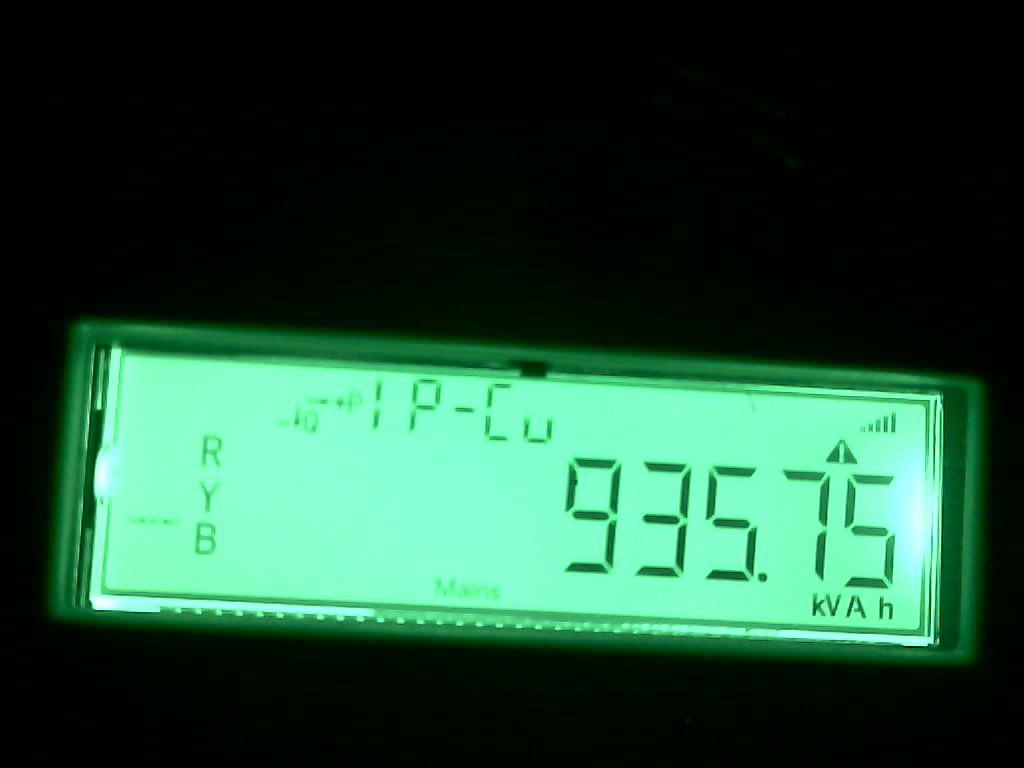
#> input picture worker/refs/EP-Cu/2026-06-15_170426_a44e20.jpg, 1024 x 768 px, given in place of 2026-06-13_150004_4a0a41.jpg, which was not available
$ python lab.py
#> lines starting #> are read from the running program, lines starting #| are printed output that depends on the picture; after the words box and inside, x2 and y2 are one past the last pixel; in counts of white or black regions, pixels touching at a corner belong together; pictures that were not available may be replaced by others from this repository, and a replacement may not be noted
#> in run, bgr is the input picture: shape (768, 1024, 3); mean B, G, R 55.4, 77.7, 34.5
#!/usr/bin/env python3
"""
OCR calibration lab v2 — canonical-LCD fixed-grid 7-segment decoder.

Pipeline: rotate -> crop LCD -> resize to canonical CWxCH -> green -> Otsu binary
-> decode 6 fixed digit cells (right-aligned, decimal before last 2).

Usage:
  python lab.py '{"iter":"02", ...params...}'   # run one iteration, publish
  python lab.py tune                             # sweep params, print best
"""
import sys, os, json, cv2, numpy as np, itertools

WEB = os.environ.get("EB_LAB_WEB", os.path.join(os.path.dirname(os.path.abspath(__file__)), "ocr-lab"))
IMG = os.environ.get("EB_IMAGES", os.path.join(os.path.dirname(os.path.abspath(__file__)), "..", "storage", "eb_images"))

GT = {
    "2026-06-13_150004_4a0a41.jpg": "870.30",
    "2026-06-13_150011_bb077e.jpg": "547.65",
    "2026-06-13_150018_2d25ee.jpg": "871.89",
    "2026-06-13_150032_0b927b.jpg": "546.62",
    "2026-06-13_150039_7c13b1.jpg": "4.64",
    "2026-06-13_150114_ae8b9e.jpg": "2.52",
}

DEFAULTS = dict(
    iter="00",
    cw=1000, ch=400,
    shear=-0.06,                        # de-slant the italic 7-seg digits
    c1=525.0, pitch=79.0, ncells=6,     # leftmost cell center + pitch (rectified coords)
    cellw=66.0, cy0=139.0, cy1=317.0,   # digit cell width and vertical band
    seg_f=0.15, blank_f=0.06,           # segment-on / cell-blank thresholds
)

# Production: load the active calibration written by calibrate.py. The decoder,
# batch tool, and worker all read from this file — no hardcoded grid in code.
CALIBRATION = None
_CALIB_PATH = os.path.join(os.path.dirname(os.path.abspath(__file__)), "calibration.json")
if os.path.exists(_CALIB_PATH):
    try:
        CALIBRATION = json.load(open(_CALIB_PATH))
        DEFAULTS.update(CALIBRATION.get("grid", {}))
        DEFAULTS.update(CALIBRATION.get("decode", {}))
        if "canonical" in CALIBRATION:
            DEFAULTS["cw"] = CALIBRATION["canonical"]["w"]
            DEFAULTS["ch"] = CALIBRATION["canonical"]["h"]
    except Exception as e:
        print(f"warning: could not load calibration.json: {e}")

SEGMAP = {
    (1,1,1,1,1,1,0):"0",(0,1,1,0,0,0,0):"1",(1,1,0,1,1,0,1):"2",(1,1,1,1,0,0,1):"3",
    (0,1,1,0,0,1,1):"4",(1,0,1,1,0,1,1):"5",(1,0,1,1,1,1,1):"6",(1,1,1,0,0,0,0):"7",
    (1,1,1,1,1,1,1):"8",(1,1,1,1,0,1,1):"9",
}

def lcd_quad(bgr):
    """Detect the 4 corners of the bright LCD glass (TL,TR,BR,BL). None if not found."""
    g = cv2.GaussianBlur(bgr[:, :, 1], (7, 7), 0)
    _, th = cv2.threshold(g, 0, 255, cv2.THRESH_BINARY + cv2.THRESH_OTSU)
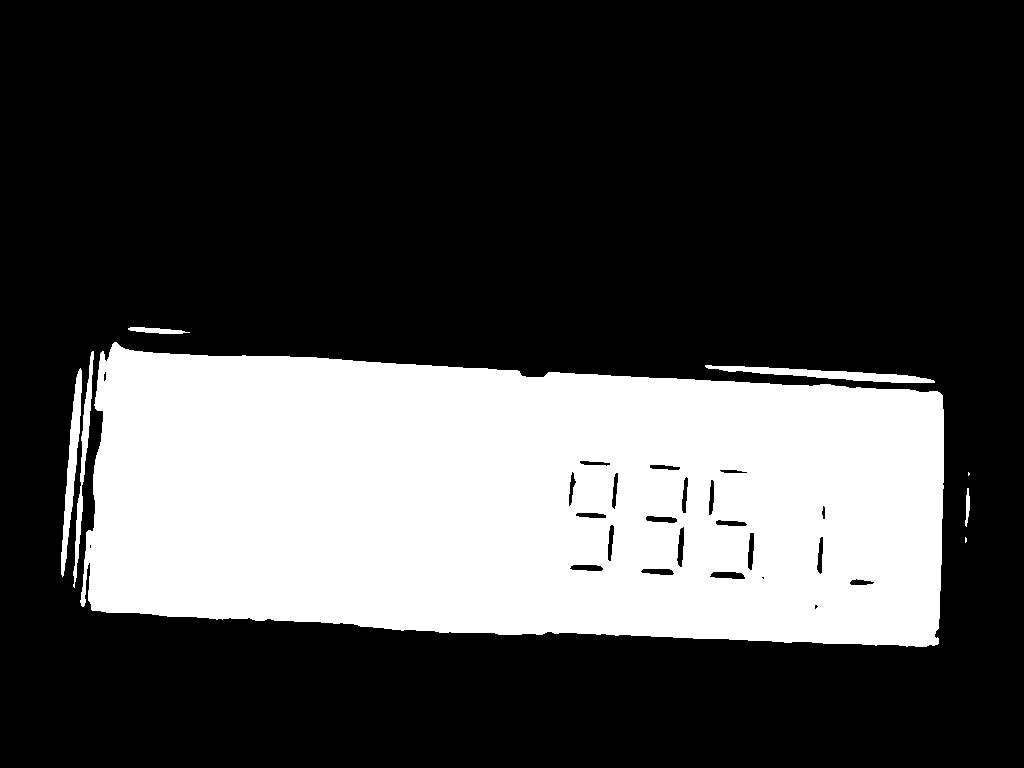
#> th: shape (768, 1024); 28.4% white; 8 white regions (2 under 20 px), largest, box (x1, y1, x2, y2) and area: (80, 342, 944, 647) 219218, (705, 365, 935, 383) 1538, (61, 368, 82, 577) 1468, (73, 351, 94, 588) 1078, (128, 327, 190, 334) 260, (965, 488, 970, 527) 117
    th = cv2.morphologyEx(th, cv2.MORPH_CLOSE, np.ones((25, 25), np.uint8))
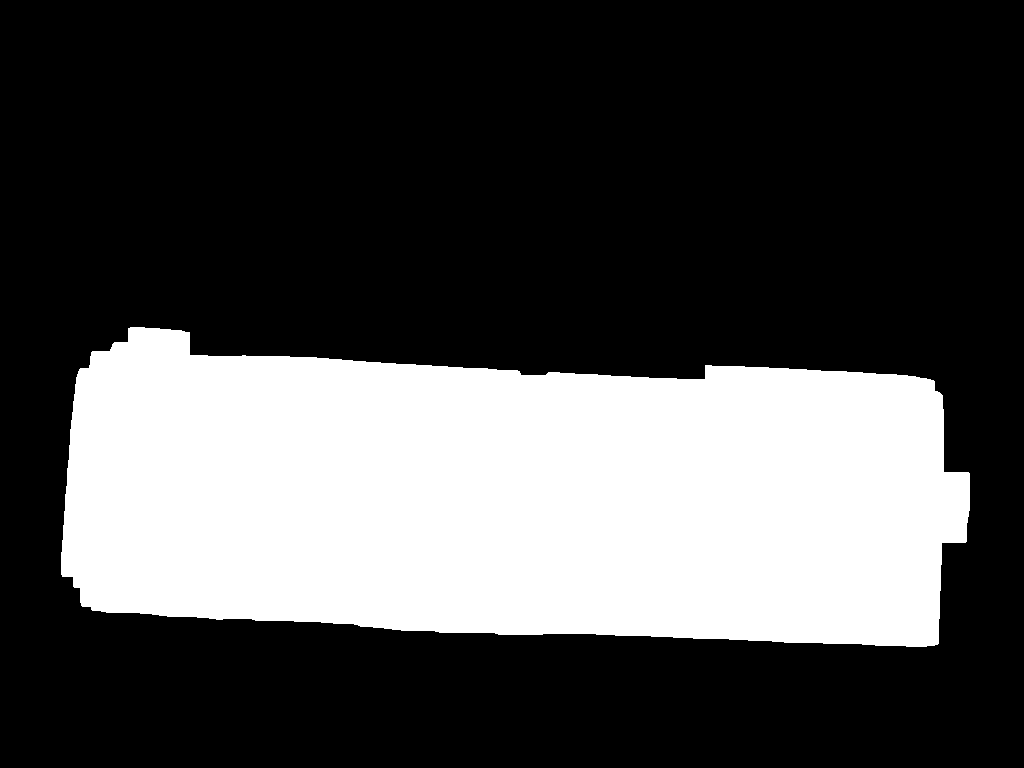
#> th: shape (768, 1024); 29.8% white; 1 white region
    cnts = cv2.findContours(th, cv2.RETR_EXTERNAL, cv2.CHAIN_APPROX_SIMPLE)[0]
#> cnts = 1 contour; box (x1, y1, x2, y2) and area: (61, 327, 970, 647) 233505
    if not cnts:
        return None
    c = max(cnts, key=cv2.contourArea)
#> c = contour of 295 points, box (x1, y1, x2, y2) (61, 327, 970, 647), area 233505
    area = cv2.contourArea(c)
#> area = 233505
    frame_area = bgr.shape[0] * bgr.shape[1]
#> frame_area = 786432
    if area < 0.12 * frame_area or area > 0.75 * frame_area:   # LCD normally ~30% of frame
        return None
    pts = c.reshape(-1, 2).astype(np.float32)
#> pts = 295 pairs, first value 61 to 969, second value 327 to 646
    s = pts.sum(1); d = pts[:, 0] - pts[:, 1]
#> after `s = pts.sum(1)`: s = 295 values, max 1581 at index 160, min 443 at index 13, mean 922.2
#> after `d = pts[:, 0] - pts[:, 1]`: d = 295 values, max 553 at index 190, min -524 at index 70, mean -30.13
    return np.array([pts[np.argmin(s)], pts[np.argmax(d)],
                     pts[np.argmax(s)], pts[np.argmin(d)]], np.float32)

def canon_binary(bgr, p, quad=None):
    W, H = int(p["cw"]), int(p["ch"])
    if quad is None:
        quad = lcd_quad(bgr)
#> quad = [[92, 351], [934, 381], [937, 644], [81, 605]]
    if quad is None:
        return None, None, None
    M = cv2.getPerspectiveTransform(quad,
            np.array([[0,0],[W,0],[W,H],[0,H]], np.float32))
#> M = [[1.26, 0.0545, -134.9], [-0.0585, 1.64, -571.1], [3.77e-05, 6.84e-05, 1]]
    canon = cv2.warpPerspective(bgr, M, (W, H), flags=cv2.INTER_CUBIC)
    if p.get("shear"):
        k = float(p["shear"]); ym = H/2.0
        S = np.array([[1, k, -k*ym], [0, 1, 0]], np.float32)
        canon = cv2.warpAffine(canon, S, (W, H), flags=cv2.INTER_CUBIC)
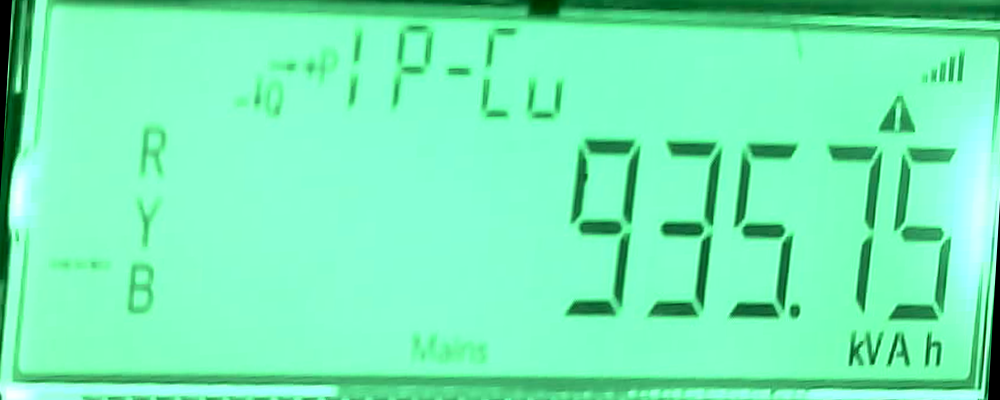
#> canon: shape (400, 1000, 3); mean B, G, R 183.9, 238.5, 117.6
    green = canon[:, :, 1]
    # CLAHE (local contrast equalization) before Otsu: the LCD's left-edge glare faintly lit a
    # phantom bottom-left segment on the leading digit (9->8, 5->6 misreads). Equalizing locally
    # lifts the real segments clear of the glare without globally raising seg_f. Validated on 704
    # energy frames (stride-2, 2.5-day span): billing misreads 32.1% (otsu) -> 28.1% (clahe),
    # best of otsu/gamma/clahe/blur. Small 241-frame run earlier read 16% — sample luck. (2026-06-15)
    green = cv2.createCLAHE(clipLimit=2.0, tileGridSize=(8, 8)).apply(green)
    blur = cv2.GaussianBlur(green, (3, 3), 0)
    _, th = cv2.threshold(blur, 0, 255, cv2.THRESH_BINARY + cv2.THRESH_OTSU)
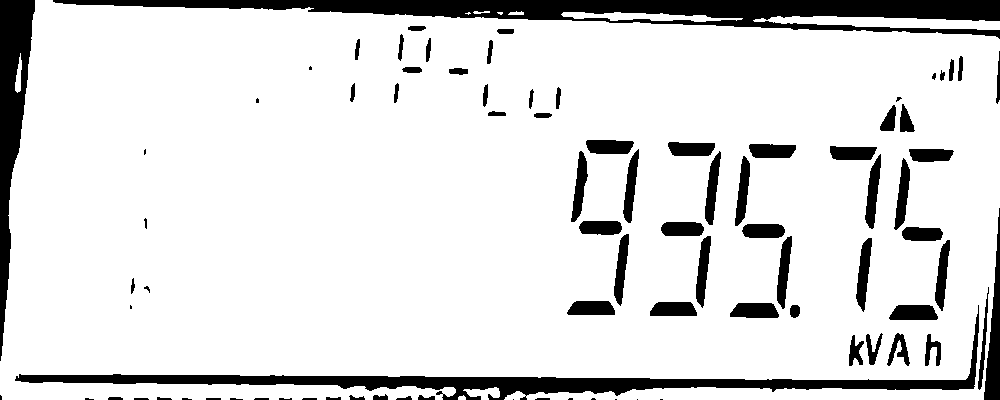
#> th: shape (400, 1000); 87.2% white; 87 black regions (16 under 20 px), largest, box (x1, y1, x2, y2) and area: (53, 0, 1000, 39) 15024, (15, 305, 979, 400) 10383, (0, 0, 35, 361) 5754
    return canon, cv2.bitwise_not(th), quad   # white digits on black

# [26 lines left out: functions quad_drift, process, not called in this run]

def seg_on(cell, x0,y0,x1,y1, f):
    reg = cell[int(y0):int(y1), int(x0):int(x1)]
    return reg.size > 0 and (reg > 0).mean() > f

def decode_cell(cell, f):
    h, w = cell.shape
    if h == 0 or w == 0: return "?", None
    a = seg_on(cell,0.18*w,0.00*h,0.82*w,0.22*h,f)
    b = seg_on(cell,0.66*w,0.06*h,1.00*w,0.48*h,f)
    c = seg_on(cell,0.66*w,0.52*h,1.00*w,0.94*h,f)
    d = seg_on(cell,0.18*w,0.78*h,0.82*w,1.00*h,f)
    e = seg_on(cell,0.00*w,0.52*h,0.34*w,0.94*h,f)
    fseg=seg_on(cell,0.00*w,0.06*h,0.34*w,0.48*h,f)
    g = seg_on(cell,0.18*w,0.40*h,0.82*w,0.60*h,f)
    pat = tuple(int(v) for v in (a,b,c,d,e,fseg,g))
    return SEGMAP.get(pat, "?"), pat

def decode(binary, p, draw=None):
    digits, boxes = [], []
    cy0, cy1 = int(p["cy0"]), int(p["cy1"])
    hw = p["cellw"] / 2.0
    for i in range(int(p["ncells"])):
        cx = p["c1"] + i * p["pitch"]
        x0, x1 = int(cx - hw), int(cx + hw)
        cell = binary[cy0:cy1, max(0,x0):x1]
        ink = (cell > 0).mean() if cell.size else 0
        if ink < p["blank_f"]:
            ch = " "
        else:
            ch, _ = decode_cell(cell, p["seg_f"])
        digits.append(ch)
        boxes.append((x0, cy0, x1, cy1, ch, ink))
        if draw is not None:
            col = (0,0,255) if ch not in " ?" else (0,140,255) if ch=="?" else (90,90,90)
            cv2.rectangle(draw, (x0,cy0), (x1,cy1), col, 2)
            cv2.putText(draw, ch if ch.strip() else ".", (x0+6, cy0-8),
                        cv2.FONT_HERSHEY_SIMPLEX, 0.9, (0,255,0), 2)
#> this loop made 6 passes
#> (ink, b in decode_cell, d in decode_cell, fseg in decode_cell, g in decode_cell, pat in decode_cell, ch) on passes 2 to 6: (0.298, True, True, True, True, (1, 1, 1, 1, 0, 1, 1), '9'), (0.243, True, True, False, True, (1, 1, 1, 1, 0, 0, 1), '3'), (0.256, False, True, True, True, (1, 0, 1, 1, 0, 1, 1), '5'), (0.136, True, False, False, False, (1, 1, 1, 0, 0, 0, 0), '7'), (0.229, False, True, True, True, (1, 0, 1, 1, 0, 1, 1), '5')
#> ink on pass 1: 0
#> pass 2, in decode, `cell = binary[cy0:cy1, max(0,x0):x1]`:
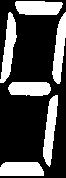
#> cell: shape (178, 66); 29.8% white; 6 white regions, box (x1, y1, x2, y2) and area: (0, 12, 17, 83) 608, (43, 95, 58, 167) 603, (15, 1, 63, 15) 594, (52, 12, 66, 84) 580, (0, 162, 44, 176) 576, (8, 82, 51, 96) 537
#> after the loop:
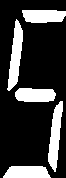
#> cell: shape (178, 66); 22.9% white; 5 white regions, box (x1, y1, x2, y2) and area: (7, 19, 23, 91) 608, (48, 101, 63, 172) 589, (15, 88, 56, 102) 502, (22, 10, 66, 23) 501, (3, 166, 51, 178) 496
#> after the loop:
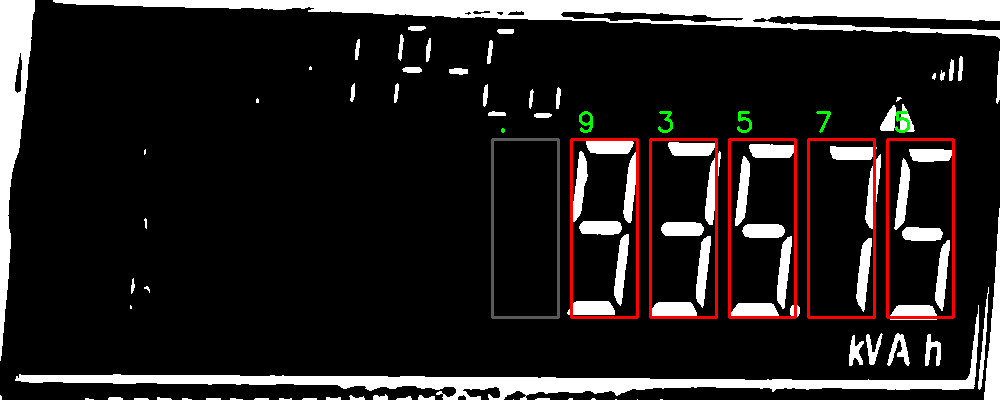
#> draw: shape (400, 1000, 3); mean B, G, R 32.4, 32.9, 37.1
#> after the loop, boxes = [(492, 139, 558, 317, ' ', 0), (571, 139, 637, 317, '9', 0.298), (650, 139, 716, 317, '3', 0.243), (729, 139, 795, 317, '5', 0.256), (808, 139, 874, 317, '7', 0.136), (887, 139, 953, 317, '5', 0.229)]; digits = [' ', '9', '3', '5', '7', '5']
    return digits, boxes

def to_value(digits, p):
    seq = "".join(d for d in digits if d != " ")
    if not seq or "?" in seq:
        return None, seq
    # decimal: always 2 decimals for energy/MD screens
    if len(seq) < 3:
        return None, seq
    return seq[:-2] + "." + seq[-2:], seq

# [20 lines left out: function detect_minus, not called in this run]

def run(p, publish=False):
    p = {**DEFAULTS, **p}
    if publish:
        outdir = os.path.join(WEB, p["iter"]); os.makedirs(outdir, exist_ok=True)
    results, npass = [], 0
    for fn, truth in GT.items():
        bgr = cv2.imread(os.path.join(IMG, fn))
        canon, binary, _ = canon_binary(bgr, p)
        if binary is None:
            results.append(dict(file=fn, truth=truth, got=None, seq="", ok=False)); continue
        vis = cv2.cvtColor(binary, cv2.COLOR_GRAY2BGR)
        digits, boxes = decode(binary, p, draw=vis)
#> digits = [' ', '9', '3', '5', '7', '5']
        got, seq = to_value(digits, p)
#> got = '935.75'; seq = '93575'
        ok = (got == truth); npass += ok
#> after `ok = got == truth`: ok = False
#> after `npass += ok`: npass = 0
        results.append(dict(file=fn, truth=truth, got=got, seq=seq, ok=bool(ok)))
        if publish:
            cv2.imwrite(os.path.join(outdir, f"{fn}_value.png"), vis)
            cv2.imwrite(os.path.join(outdir, f"{fn}_frame.png"), canon)
#> pass 2 of the loop in run, `for fn, truth in GT.items():`:
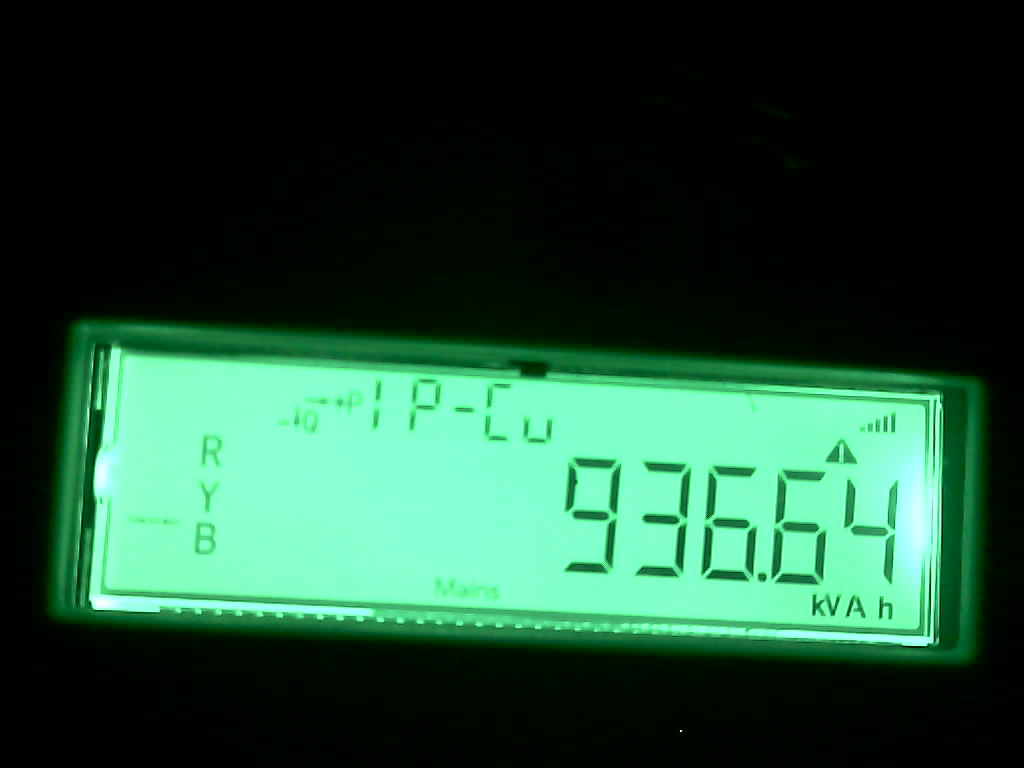
#> input picture worker/refs/EP-Cu/2026-06-15_181438_e0c77b.jpg, 1024 x 768 px, given in place of 2026-06-13_150011_bb077e.jpg, which was not available
#> in run, bgr is the input picture: shape (768, 1024, 3); mean B, G, R 55.3, 77.3, 34.4
#> in lcd_quad (call 2), `th = cv2.morphologyEx(th, cv2.MORPH_CLOSE, np.ones((25, 25), np.uint8))`:
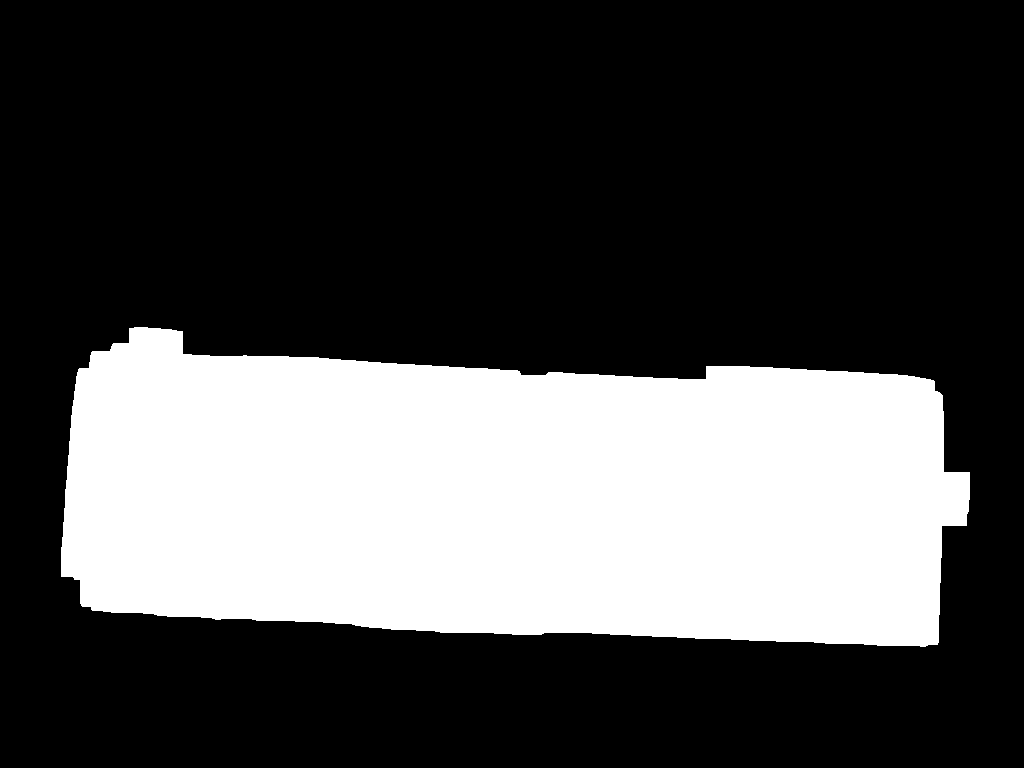
#> th: shape (768, 1024); 29.7% white; 1 white region
#> cnts = 1 contour; box (x1, y1, x2, y2) and area: (61, 327, 970, 647) 232689
#> in lcd_quad (call 2), `c = max(cnts, key=cv2.contourArea)`: c = contour of 291 points, box (x1, y1, x2, y2) (61, 327, 970, 647), area 232689
#> area = 232689
#> pts = 291 pairs, first value 61 to 969, second value 327 to 646
#> s = 291 values, max 1581 at index 159, min 443 at index 13, mean 929.9
#> in lcd_quad (call 2), `d = pts[:, 0] - pts[:, 1]`: d = 291 values, max 553 at index 188, min -524 at index 65, mean -26.68
#> binary: shape (400, 1000); 13.1% white; 89 white regions (16 under 20 px), largest, box (x1, y1, x2, y2) and area: (53, 0, 1000, 41) 14720, (18, 323, 978, 400) 10291, (0, 0, 35, 356) 5566
#> the loop in decode (call 2), `for i in range(int(p["ncells"])):` made 6 passes
#> (ink, a in decode_cell, b in decode_cell, d in decode_cell, e in decode_cell, fseg in decode_cell, pat in decode_cell, ch) on passes 2 to 6: (0.298, True, True, True, False, True, (1, 1, 1, 1, 0, 1, 1), '9'), (0.244, True, True, True, False, False, (1, 1, 1, 1, 0, 0, 1), '3'), (0.308, True, False, True, True, True, (1, 0, 1, 1, 1, 1, 1), '6'), (0.308, True, False, True, True, True, (1, 0, 1, 1, 1, 1, 1), '6'), (0.175, False, True, False, False, True, (0, 1, 1, 0, 0, 1, 1), '4')
#> after the loop in decode (call 2), `for i in range(int(p["ncells"])):`:
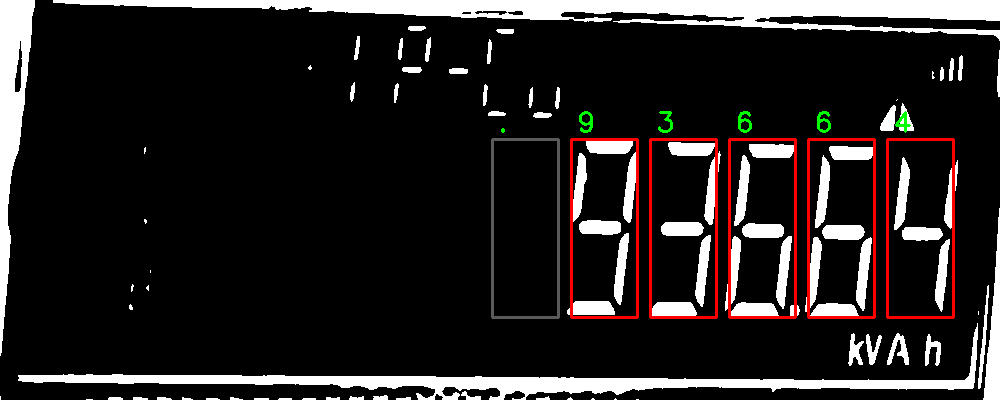
#> draw: shape (400, 1000, 3); mean B, G, R 33.2, 33.7, 37.9
#> after the loop in decode (call 2), `for i in range(int(p["ncells"])):`: boxes = [(492, 139, 558, 317, ' ', 0), (571, 139, 637, 317, '9', 0.298), (650, 139, 716, 317, '3', 0.244), (729, 139, 795, 317, '6', 0.308), (808, 139, 874, 317, '6', 0.308), (887, 139, 953, 317, '4', 0.175)]; digits = [' ', '9', '3', '6', '6', '4']
#> got = '936.64'; seq = '93664'
    summary = dict(iter=p["iter"], params=p, accuracy=f"{npass}/{len(GT)}",
                   npass=npass, total=len(GT), results=results)
    if publish:
        json.dump(summary, open(os.path.join(WEB, p["iter"], "result.json"), "w"), indent=2)
        man = os.path.join(WEB, "manifest.json")
        items = json.load(open(man)) if os.path.exists(man) else []
        items = [x for x in items if x["iter"] != p["iter"]]
        items.append(dict(iter=p["iter"], accuracy=summary["accuracy"], npass=npass,
                          total=len(GT), rotate=p.get("shear", 0.0)))
        items.sort(key=lambda x: x["iter"], reverse=True)
        json.dump(items, open(man, "w"), indent=2)
    return summary

def main(params):
    s = run(params, publish=True)
    print(f"iter {s['params']['iter']}: {s['accuracy']}")
    for r in s["results"]:
        print(f"  {r['file'][11:17]} truth={r['truth']:>7} got={str(r['got']):>7} seq={r['seq']:<8} {'OK' if r['ok'] else 'x'}")

# [22 lines left out: function tune, not called in this run]

if __name__ == "__main__":
    if len(sys.argv) > 1 and sys.argv[1] == "tune":
        tune()
    else:
#> (the run stopped early here; a loop or call above may not have finished)
